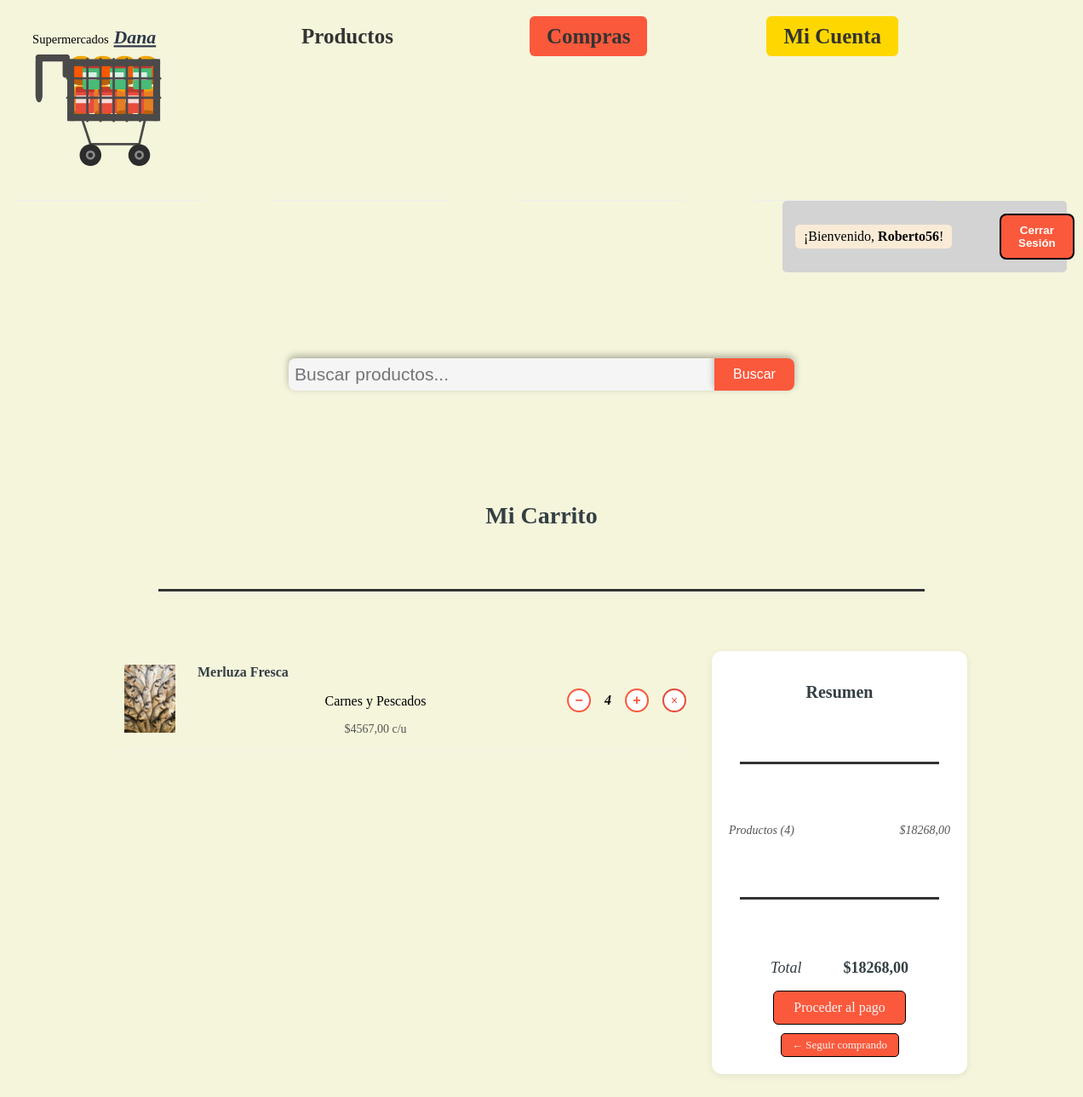
The app's page /carrito/ (signed in) with its own data.
### carrito/models.py (models this page shows, shortened)
class ItemCarrito(models.Model):
    carrito = models.ForeignKey(
        Carrito,
        on_delete=models.CASCADE,
        related_name='items'
    )
    producto = models.ForeignKey(
        'productos.Producto',
        on_delete=models.CASCADE,
        related_name='items_carrito'
    )
    cantidad = models.PositiveIntegerField(default=1)
    precio_unitario = models.DecimalField(
        max_digits=10,
        decimal_places=2
    )
    precio_original = models.DecimalField(
        max_digits=10,
        decimal_places=2,
        blank=True,
        null= True
    )
    def subtotal(self):
        if self.precio_unitario is None:
            return Decimal('0.00')
        return self.precio_unitario * self.cantidad
    class Meta:
        unique_together = ('carrito', 'producto')

class Carrito(models.Model):
    cliente = models.OneToOneField(
        'clientes.Cliente',
        on_delete=models.CASCADE,
        related_name='carrito'
    )
    creado_en= models.DateTimeField(auto_now_add=True)
    actualizado_en = models.DateTimeField(auto_now=True)
    def total(self):
        return sum(item.subtotal() for item in self.items.all())
    def cantidad_items(self):
        return sum(item.cantidad for item in self.items.all())

### productos/models.py (models this page shows, shortened)
class Producto(models.Model):
    nombre = models.CharField(max_length=200)
    descripcion = models.TextField(blank=True)
    precio = models.DecimalField(max_digits=10, decimal_places=2)
    stock = models.PositiveIntegerField(default=0)
    categoria = models.ForeignKey(
        Categoria,
        on_delete=models.PROTECT,
        related_name='productos'
    )
    imagen=models.ImageField(upload_to='productos/', blank=True, null=True)

class Categoria(models.Model):
    nombre = models.CharField(max_length=100)
    descripcion=models.TextField(blank=True)

### carrito/views.py (the view)
# urls.py: path('', views.ver_carrito, name='ver'),
@login_required
def ver_carrito(request):
    cliente = get_object_or_404(Cliente, usuario=request.user)
    carrito, _= Carrito.objects.get_or_create(cliente=cliente)
    return render(request, 'carrito/carrito.html', {
        'carrito': carrito,
        'items': carrito.items.select_related('producto').all()
    })

### productos/context_processors.py (called while the page is built)
def busqueda_global(request):
    query = request.GET.get('q', '').strip()
    resultados_busqueda = []
    if query:
        resultados_busqueda = Producto.objects.filter(
           nombre__icontains= query,
        )[:6]
    return {
        'resultados_busqueda': resultados_busqueda,
        'query_global': query,
    }

### templates/carrito/carrito.html (shortened to what this page needs)
{% extends 'base.html' %}
{% load static %}
{% block extra_css %}
<link rel="stylesheet" href="{% static 'css/carrito.css' %}">
{% endblock %}
{% block content %}
<div class="carrito-wrapper">
    <h1>Mi Carrito</h1>
    <hr>
    {% if items %}
    <div class="carrito-body">
        <div class="carrito-items">
            {% for item in items %}
            <div class="carrito-item">
                <div class="carrito-item-imagen">
                    {% if item.producto.imagen %}
                    <img src="{{ item.producto.imagen.url }}"
                        alt="{{ item.producto.nombre }}">
                    {% else %}
                    <img src="https://placehold.co/80x80?text=Foto" alt="{{ item.producto.nombre }}">
                    {% endif %}
                </div>
                <div class="carrito-item-info">
                    <h3>{{ item.producto.nombre }}</h3>
                    <p class="carrito-item-categoria">
                        {{ item.producto.categoria.nombre }}
                    </p>
                    <p class="carrito-item-precio">
                        ${{ item.precio_unitario }} c/u
                    </p>
                </div>
                <div class="carrito-item-cantidad">
                    <form method="POST" action="{% url 'carrito:actualizar' item.producto.id %}">
                        <button type="submit" name="action" value="restar" class="cantidad-btn">&minus;</button>
                        <span class="cantidad-valor">{{ item.cantidad }}</span>
                        <button type="submit" name="action" value="sumar" class="cantidad-btn">&plus;</button>
                    </form>
                </div>
                <div class="carrito-item-eliminar">
                    <form method="POST" action="{% url 'carrito:eliminar' item.producto.id %}">
                        <button type="submit" class="btn-eliminar">&times;</button>
                    </form>
                </div>
            </div>
            {% endfor %}
        </div>
        <div class="carrito-resumen">
            <h2 style="text-align:center;">Resumen</h2>
            <hr>
            <div class="resumen-linea">
                <span>Productos ({{ carrito.cantidad_items }})</span>
                <span>${{ carrito.total }}</span>
            </div>
            <hr>
            <div class="resumen-total" style="justify-content: space-evenly;">
                <span>Total</span>
                <strong>${{ carrito.total }}</strong>
            </div>
            <a href="{% url 'compras:checkout' %}" class="btn-checkout">
                Proceder al pago
            </a>
            <a href="{% url 'productos:lista' %}" class="btn-seguir">
                &#8592; Seguir comprando
            </a>
        </div>
    </div>
    {% endif %}
</div>
{% endblock %}

### templates/navbar.html (shortened to what this page needs)
{% load static %}
<nav class="menu">
   <ul>
     <li id="align">
        <a href="{% url 'productos:inicio' %}" id='init'>
            <img src="{% static 'img/carrito.svg'%}" alt="Supermercados Dana" class="brand-logo">
        </a>
     </li>
     <li>
        <a href="{% url 'productos:lista' %}"
        class="{% if request.path == '/productos/' %}active{% endif %}">
         Productos
        </a>
     </li>
     <li>
        <a href="{% url 'carrito:ver' %}"
         class="{% if request.path == '/carrito/' %}active{% endif %}">
         Compras
        </a>
     </li>
     {% if request.user.is_authenticated %}
     <li>
       <a href="{% url 'clientes:perfil' %}" id="cuenta"
         class="{% if request.path == '/perfil/' %}active{% endif %}">
         Mi Cuenta
        </a>
     </li>
     {% endif %}
   </ul>
</nav>
<nav>
    <div class="nav-auth">
        {% if request.user.is_authenticated %}
        <p class="user">
            ¡Bienvenido, <strong>{{ request.user.username }}</strong>!
        </p>
        <form method="POST" action="{% url 'clientes:logout' %}" class="form-login">
            <button type="submit" class="nav-button">
                Cerrar Sesión
            </button>
        </form>
        {% endif %}
    </div>
</nav>
<nav>
    <div class="search">
        <form method="GET" action="{% url 'productos:buscar' %}" class="search-form">
            <input type="search" name="q" class="global-search" placeholder="Buscar productos..." value="{{ query_global }}">
            <button type="submit" class="search-button">Buscar</button>
        </form>
    </div>
</nav>

### static/css/navbar.css (style rules this page uses)
h1 { text-align: center; margin-top:auto; }
span { font-style: italic; text-decoration: none; }
hr { margin-block:70px; border: none; height: 3px; background-color: #333; width: 90%; }
p { text-align:center; }
.search { display: flex; flex-direction: column; position: relative; justify-self: center; }
li { padding: 10px 15px; color: #333; font-size: 25px; border-bottom: 1px solid #eee; }
.search-form { display:flex; align-items: center; margin-bottom: 100px; height: 40px; }
.global-search { flex: 1; width: 500px; height: auto; border-radius: 8px 0 0 8px; background-color: whitesmoke; color: black; font-size: 21px; padding: 7px; box-sizing: border-box; margin: 0 auto; border: none; box-shadow: 0 -3px 8px rgba(0,0,0,0.3); }
.menu { flex-grow: 2; color: #343f44; align-items: left; flex-direction: row; display:flex; }
.brand-logo { display: inline-block; width: 200px; height: auto; background-size: contain; background-repeat:no-repeat; animation: glow 2s ease-in-out infinite alternate; }
.menu ul { list-style-type: none; display: flex; gap: 40px; justify-content: space-evenly; margin: 0; padding: 0; }
.menu ul li#align { padding: 5px; margin-top: 0; margin-bottom: 0; }
.menu ul li:not(#align) a { margin-right: 30px; font-weight: 600; margin-top: 40px; padding: 10px 20px; margin-bottom: 20px; text-decoration: none; color: inherit; transition: background-color 0.2s ease, color 0.2s ease; }
a { text-decoration: none; color: inherit; }
.menu li:not(#align) a.active { background-color: #fa593c; border-radius: 6px; }
#cuenta { background-color: gold; border-radius: 6px; }
.menu li { margin-right: 40px; font-weight: 600; }
#init { color: beige; background-color: transparent; padding: 5px; border-radius: 5px; }
body { background-color: beige; padding: 5px; margin: 14px; }
.search-button { background-color: #fa593c; margin-left: auto; color:white; position: relative; box-sizing: boder-box; border: none; font-size: 16px; justify-self: center; display: inline-flex; border-radius: 0 8px 8px 0; padding: 10px 22px; font-weight: 400; cursor: pointer; box-shadow: 0 -3px 8px rgba(0,0,0,0.3); }
.nav-button { background-color: #fa593c; color:white; border: 2px solid; border-color: black; position: relative; display: flex; margin-left: 240px; border-radius: 8px; padding: 10px 20px; font-weight: 600; cursor: pointer; }
.form-login { position:inherit; display: flex; margin-left: auto; }
.user { margin-left: auto; position: absolute; background-color: antiquewhite; border-radius: 5px; padding: 5px 10px; gap: 8px; }
.nav-auth { display: flex; background-color: lightgray; border-radius: 5px; padding: 15px; align-items: center; margin-bottom: 100px; margin-left: 900px; }

### records on screen
ItemCarrito: producto.imagen (picture), producto.nombre "Merluza Fresca", producto.categoria.nombre "Carnes y Pescados", precio_unitario "4567,00", cantidad "4"
Carrito: cantidad_items "4", total "18268,00"

### other values on screen
{{ request.user.username }} "Roberto56"
